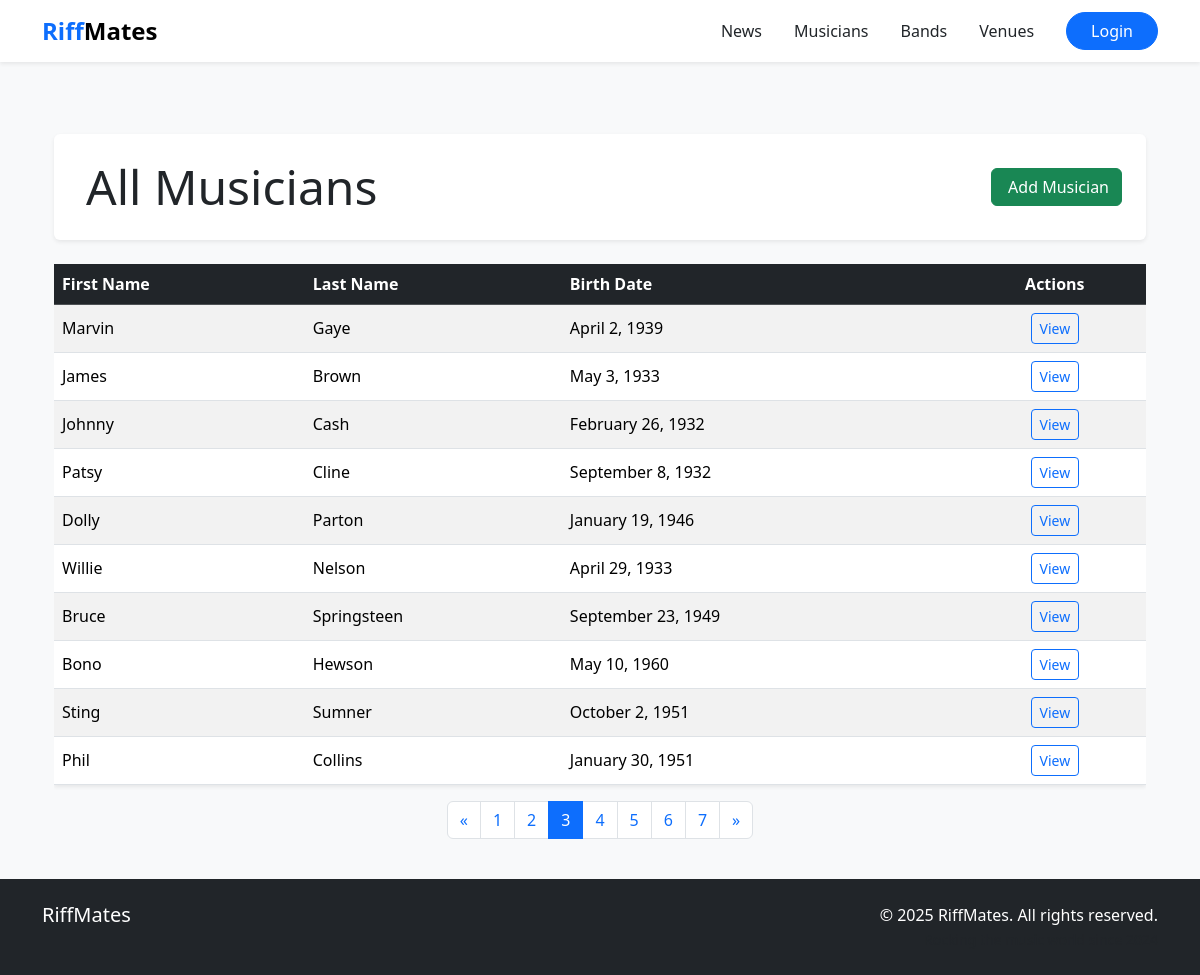
The app's page /band/musicians/?page=3 with its own data.
### band/models.py (models this page shows, shortened)
class Musician(models.Model):
    first_name=models.CharField(max_length=50)
    last_name=models.CharField(max_length=50)
    birth=models.DateField()

### band/views.py (the view)
# urls.py: path('musicians/', bandViews.viewAllBands, name='musician_list'),
def viewAllBands(request):
    musicians_list = Musician.objects.all()
    paginator = Paginator(musicians_list, 10)
    page_number = request.GET.get('page')
    try:
        musicians = paginator.page(page_number)
    except PageNotAnInteger:
        musicians = paginator.page(1)
    except EmptyPage:
        musicians = paginator.page(paginator.num_pages)
    context = {'musicians': musicians}
    return render(request, 'all_bands.html', context)

### templates/all_bands.html (shortened to what this page needs)
{% extends "base.html" %} {% load static %}  {% block content %}
<div class="container mt-5">
  <div
    class="d-flex justify-content-between align-items-center bg-white p-4 shadow-sm rounded mb-4"
  >
    <h1 class="display-5 text-dark m-0">
      All Musicians
    </h1>
    <a href="" class="btn btn-success">
       Add Musician
    </a>
  </div>
  <div class="table-responsive">
    <table class="table table-hover table-striped shadow-sm align-middle">
      <thead class="table-dark">
        <tr>
          <th scope="col">First Name</th>
          <th scope="col">Last Name</th>
          <th scope="col">Birth Date</th>
          <th scope="col" class="text-center">Actions</th>
        </tr>
      </thead>
      <tbody>
        {% for musician in musicians %}
        <tr>
          <td>{{ musician.first_name }}</td>
          <td>{{ musician.last_name }}</td>
          <td>{{ musician.birth|date:"F j, Y" }}</td>
          <td class="text-center">
            <a
              href="{% url 'musician_detail' musician.id %}"
              class="btn btn-sm btn-outline-primary"
            >
               View
            </a>
          </td>
        </tr>
        {% endfor %}
      </tbody>
    </table>
  </div>
  {% if musicians.paginator.num_pages > 1 %}
  <nav aria-label="Page navigation">
    <ul class="pagination justify-content-center">
      {% if musicians.has_previous %}
      <li class="page-item">
        <a
          class="page-link"
          href="?page={{ musicians.previous_page_number }}"
          aria-label="Previous"
        >
          <span aria-hidden="true">&laquo;</span>
        </a>
      </li>
      {% else %}
      <li class="page-item disabled">
        <span class="page-link" aria-hidden="true">&laquo;</span>
      </li>
      {% endif %} {% for num in musicians.paginator.page_range %}
      <li class="page-item {% if num == musicians.number %}active{% endif %}">
        <a class="page-link" href="?page={{ num }}">{{ num }}</a>
      </li>
      {% endfor %} {% if musicians.has_next %}
      <li class="page-item">
        <a
          class="page-link"
          href="?page={{ musicians.next_page_number }}"
          aria-label="Next"
        >
          <span aria-hidden="true">&raquo;</span>
        </a>
      </li>
      {% else %}
      <li class="page-item disabled">
        <span class="page-link" aria-hidden="true">&raquo;</span>
      </li>
      {% endif %}
    </ul>
  </nav>
  {% endif %}
</div>
{% endblock %}

### records on screen
Musician: first_name "Marvin", last_name "Gaye", birth "April 2, 1939"
Musician: first_name "James", last_name "Brown", birth "May 3, 1933"
Musician: first_name "Johnny", last_name "Cash", birth "February 26, 1932"
Musician: first_name "Patsy", last_name "Cline", birth "September 8, 1932"
Musician: first_name "Dolly", last_name "Parton", birth "January 19, 1946"
Musician: first_name "Willie", last_name "Nelson", birth "April 29, 1933"
Musician: first_name "Bruce", last_name "Springsteen", birth "September 23, 1949"
Musician: first_name "Bono", last_name "Hewson", birth "May 10, 1960"
Musician: first_name "Sting", last_name "Sumner", birth "October 2, 1951"
Musician: first_name "Phil", last_name "Collins", birth "January 30, 1951"

### other values on screen
{{ num }} "1" "2" "3" "4" "5" "6" "7"
{{ year|default:"2025" }} "2025"
